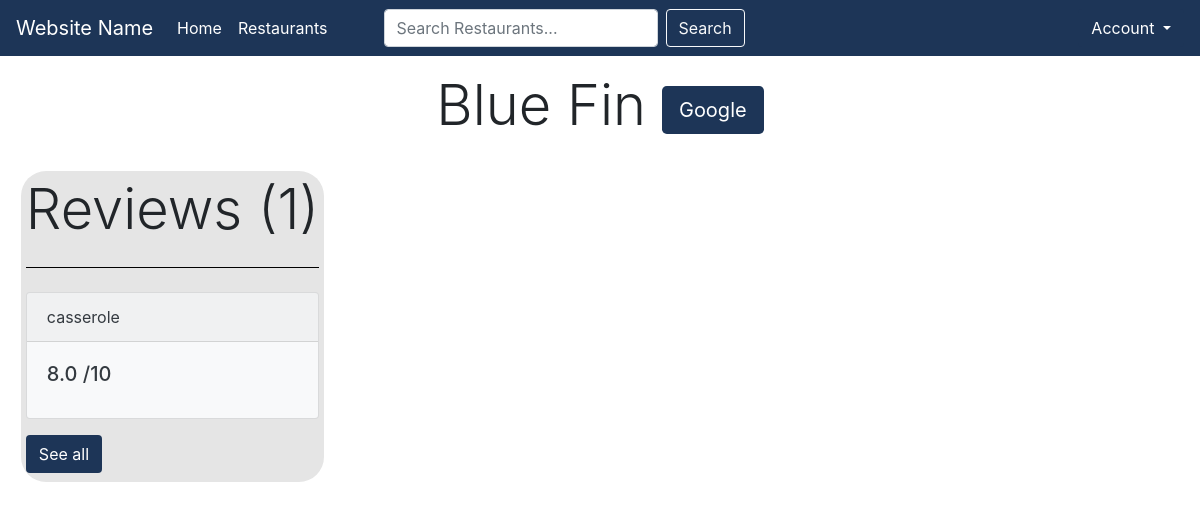
The page /restaurant/59/ on the database as committed earlier.
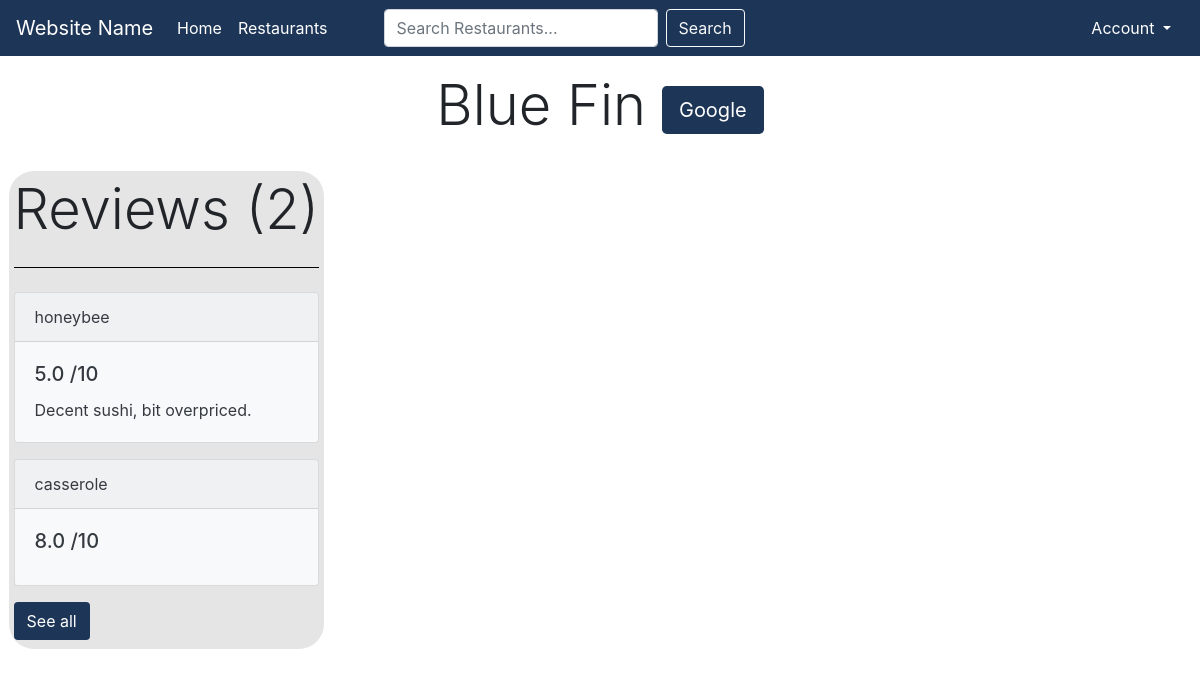
The same page on the database as committed later.
### restaurants/models.py (models this page shows, shortened)
class Rating(models.Model):
    user = models.ForeignKey(
        User, on_delete=models.CASCADE, null=False)
    restaurant = models.ForeignKey(
        Restaurant, on_delete=models.CASCADE, null=False)
    rating = models.DecimalField(decimal_places=1, max_digits=3)
    review = models.TextField(null=True, blank=True)
    updated = models.DateTimeField(auto_now=True)
    created = models.DateTimeField(auto_now_add=True)
    class Meta:
        ordering = ['-updated', '-created']

### restaurants/views.py (the view)
# urls.py: path("restaurant/<str:pk>/", views.restaurant, name="restaurant"),
def restaurant(request, pk):
    restaurant = Restaurant.objects.get(id=pk)
    try:
        reviews = Rating.objects.filter(restaurant__id=pk)
        rating_count = Rating.objects.filter(restaurant__id=pk).count()
        rating_avg = Rating.objects.filter(restaurant__id=pk).aggregate(Avg('rating'))['rating__avg']
        context = {'restaurant': restaurant, 'ratingCount': rating_count, 'ratingAvg': rating_avg, 'reviews':reviews}
    except:
        context = {'restaurant': restaurant}
        redirect('restaurant/' + pk)
    return render(request, "restaurants/restaurant.html", context)

### restaurants/templates/restaurants/restaurant.html (shortened to what this page needs)
{% extends 'restaurants/base.html' %}
{% block content %}
<div>
    <h1 class="display-4 text-center">{{restaurant.name}}<a class="btn darkBlue btn-lg ml-3" href="https://www.google.com/search?q={{restaurant.name}}" target="_blank">Google</a>
    </h1>
    <br>
</div>
{% if reviews %}
<div class="center">
  <h1 class="display-4">Reviews {% if ratingCount %} ({{ratingCount}}){% endif %}</h1>
<hr class="my-4" size="10" color="#000000" noshade>
{% for review in reviews|slice:":3" %}
<div class="card text-dark bg-light mb-3" style="max-width: 20rem;">
  <div class="card-header">{{review.user}}</div>
    <div class="card-body">
      <h5 class="card-title">{{review.rating}} /10</h5>
      <p class="card-text">{{review.review}}</p>
    </div>
</div>
{% endfor %}
<a class="btn darkBlue mb-1" href="{% url 'all-reviews' restaurant.id %}">See all</a>
</div>
{% endif %}
{% endblock %}

Rows that differ between the two databases and show on the page:
added Rating: user "honeybee", rating "5.0", review "Decent sushi, bit overpriced."
Other text that changed with them:
{{ ratingCount }}: "1" → "2"
